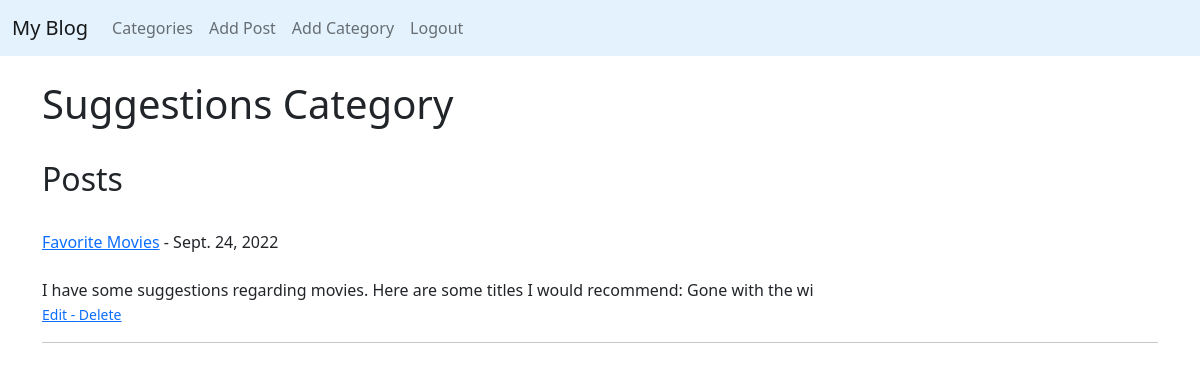
Screenshot of /category/suggestions/ (signed in) with the database file from the repository.
### myblog/models.py (models this page shows, shortened)
class Post(models.Model):
  title = models.CharField(max_length=255)
  title_tag = models.CharField(max_length=255)
  author = models.ForeignKey(User, on_delete=models.CASCADE)
  body = models.TextField()
  post_date = models.DateField(auto_now_add=True)
  category = models.CharField(max_length=255, default='coding')

### myblog/views.py (the view)
# urls.py: path('category/<str:cats>/', CategoryView, name ='category'),
def CategoryView(request, cats):
  category_posts = Post.objects.filter(category=cats.replace('-', ' '))
  return render(request, 'categories.html', {'cats':cats.title().replace('-', ' '), 'category_posts':category_posts})

### myblog/templates/categories.html (shortened to what this page needs)
{%extends 'base.html'%} {%block content%}
{% if category_posts %}
  <h1>{{ cats }} Category</h1>
  <br />
  <h2>Posts</h2>
    {%for post in category_posts%}
        <a href="{% url 'article-detail' post.pk %}"> <br /> {{ post.title }}</a> - {{ post.post_date }} <br />
        {{ post.author.first_name }} {{ post.author.last_name }} <br />
        {{ post.body | slice:":100" | safe }} <br/>
        {% if user.is_authenticated %}
          <small><a href="{% url 'update_post' post.pk %}">Edit - </a> </small>
          <small><a href="{% url 'delete_post' post.pk %}">Delete</a></small>
        {% endif %}
        <hr />
    {%endfor%}
  </div>
{% else %}
    <div>
      <h3>Sorry 😟 , the category doesn't exist...</h3>
  </div>
{% endif %}
{%endblock%}

### rows the page displays
Post: category "Suggestions", title "Favorite Movies", post_date "Sept. 24, 2022", body "I have some suggestions regarding movies. Here are some titles I would recommend: Gone with the wi"
